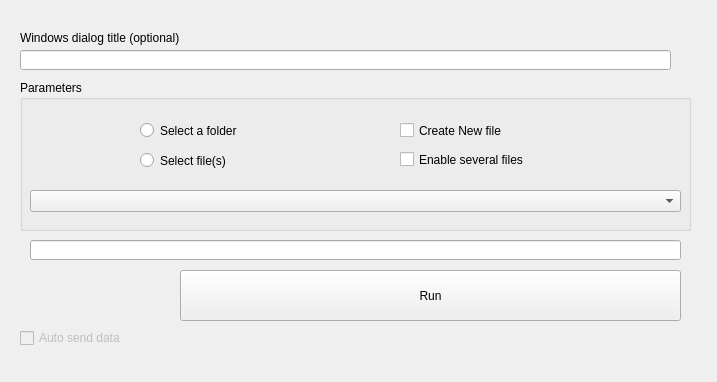
<?xml version="1.0" encoding="UTF-8"?>
<ui version="4.0">
 <class>Form</class>
 <widget class="QWidget" name="Form">
  <property name="geometry">
   <rect>
    <x>0</x>
    <y>0</y>
    <width>717</width>
    <height>382</height>
   </rect>
  </property>
  <property name="windowTitle">
   <string>Form</string>
  </property>
  <widget class="QPushButton" name="pushButton">
   <property name="geometry">
    <rect>
     <x>180</x>
     <y>270</y>
     <width>501</width>
     <height>51</height>
    </rect>
   </property>
   <property name="text">
    <string>Run</string>
   </property>
  </widget>
  <widget class="QLineEdit" name="lineEdit">
   <property name="geometry">
    <rect>
     <x>30</x>
     <y>240</y>
     <width>651</width>
     <height>20</height>
    </rect>
   </property>
  </widget>
  <widget class="QGroupBox" name="groupBox">
   <property name="geometry">
    <rect>
     <x>20</x>
     <y>80</y>
     <width>671</width>
     <height>151</height>
    </rect>
   </property>
   <property name="title">
    <string>Parameters</string>
   </property>
   <widget class="QRadioButton" name="radioButton">
    <property name="geometry">
     <rect>
      <x>120</x>
      <y>40</y>
      <width>171</width>
      <height>21</height>
     </rect>
    </property>
    <property name="text">
     <string>Select a folder</string>
    </property>
   </widget>
   <widget class="QCheckBox" name="checkBox">
    <property name="geometry">
     <rect>
      <x>380</x>
      <y>64</y>
      <width>161</width>
      <height>31</height>
     </rect>
    </property>
    <property name="text">
     <string>Enable several files</string>
    </property>
   </widget>
   <widget class="QCheckBox" name="checkBox_2">
    <property name="geometry">
     <rect>
      <x>380</x>
      <y>35</y>
      <width>161</width>
      <height>31</height>
     </rect>
    </property>
    <property name="text">
     <string>Create New file</string>
    </property>
   </widget>
   <widget class="QComboBox" name="comboBox">
    <property name="geometry">
     <rect>
      <x>10</x>
      <y>110</y>
      <width>651</width>
      <height>22</height>
     </rect>
    </property>
    <property name="editable">
     <bool>false</bool>
    </property>
   </widget>
   <widget class="QRadioButton" name="radioButton_2">
    <property name="geometry">
     <rect>
      <x>120</x>
      <y>70</y>
      <width>181</width>
      <height>21</height>
     </rect>
    </property>
    <property name="text">
     <string>Select file(s)</string>
    </property>
   </widget>
  </widget>
  <widget class="QLabel" name="label_window_title">
   <property name="geometry">
    <rect>
     <x>20</x>
     <y>30</y>
     <width>211</width>
     <height>16</height>
    </rect>
   </property>
   <property name="text">
    <string>Windows dialog title (optional)</string>
   </property>
  </widget>
  <widget class="QLineEdit" name="lineEdit_window_title">
   <property name="geometry">
    <rect>
     <x>20</x>
     <y>50</y>
     <width>651</width>
     <height>20</height>
    </rect>
   </property>
  </widget>
  <widget class="QCheckBox" name="checkBox_3_send">
   <property name="enabled">
    <bool>false</bool>
   </property>
   <property name="geometry">
    <rect>
     <x>20</x>
     <y>330</y>
     <width>201</width>
     <height>16</height>
    </rect>
   </property>
   <property name="text">
    <string>Auto send data</string>
   </property>
  </widget>
 </widget>
 <resources/>
 <connections/>
</ui>
